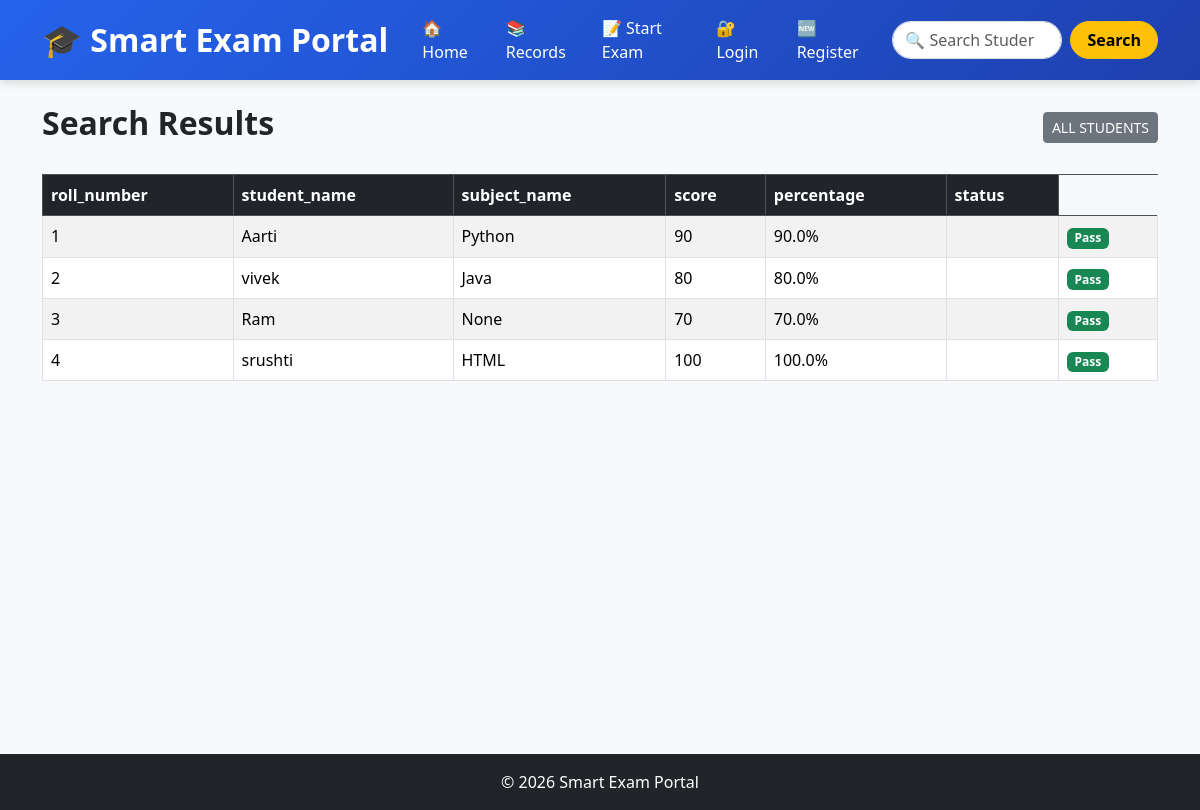
Before: /search with the older database file.
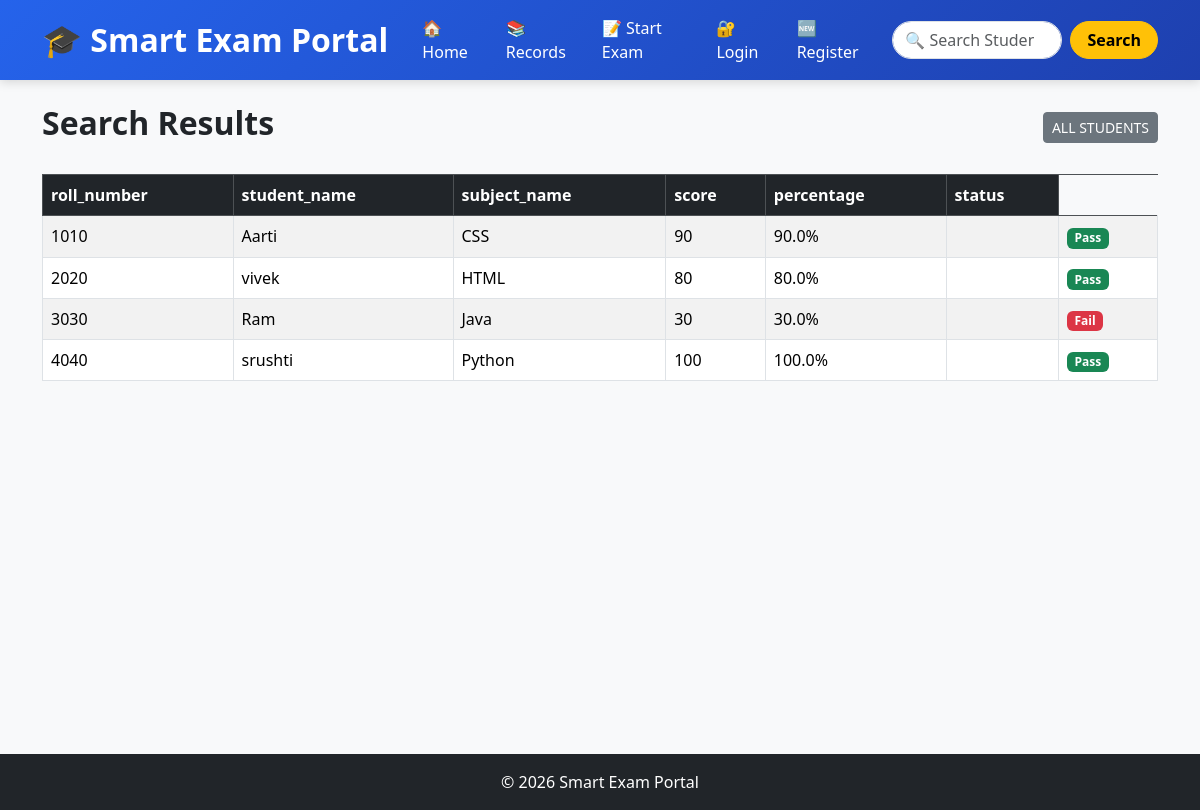
After: the same page with the newer database file.
### tables this page shows
CREATE TABLE students (
    id INTEGER PRIMARY KEY AUTOINCREMENT,
    roll_number INTEGER,
    subject_name TEXT,
    student_name TEXT,
    score INTEGER,
    percentage REAL,
    exam_date TEXT
, subject_id INTEGER, photo TEXT DEFAULT 'default.jpg');

CREATE TABLE subjects (
        id INTEGER PRIMARY KEY AUTOINCREMENT,
        name TEXT NOT NULL UNIQUE
    );

### smart_exam_portal/app.py (the view)
@app.route("/search")
def search():
    q = request.args.get("q", "")
    conn = get_db()
    if q:
        students = conn.execute("""
            SELECT
                students.id,
                students.roll_number,
                students.student_name,
                students.score,
                students.percentage,
                students.exam_date,
                students.photo,
                subjects.name AS subject_name
            FROM students
            LEFT JOIN subjects
            ON students.subject_id = subjects.id
            WHERE students.student_name LIKE ?
            OR CAST(students.roll_number AS TEXT) LIKE ?
        """, (f"%{q}%", f"%{q}%")).fetchall()
    else:
        students = conn.execute("""
            SELECT
                students.id,
                students.roll_number,
                students.student_name,
                students.score,
                students.percentage,
                students.exam_date,
                subjects.name AS subject_name
            FROM students
            LEFT JOIN subjects
            ON students.subject_id = subjects.id
        """).fetchall()
    conn.close()
    return render_template(
        "search.html",
        students=students,
        query=q
    )

### smart_exam_portal/database.py (called while the page is built)
def get_db():
    conn = sqlite3.connect("myproject.db")
    conn.row_factory = sqlite3.Row
    return conn

### smart_exam_portal/templates/search.html (shortened to what this page needs)
{% extends "base.html" %}
{% block content %}
<div class="d-flex justify-content-between align-items-center mb-4">
    <h2 class="fw-bold">Search Results</h2>
    <a href="{{ url_for('records') }}"
       class="btn btn-secondary btn-sm">
        ALL STUDENTS
    </a>
</div>
{% if students|length > 0 %}
<table class="table table-striped table-bordered table-hover">
    <thead class="table-dark">
        <tr>
            <th>roll_number</th>
            <th>student_name</th>
            <th>subject_name</th>
            <th>score</th>
            <th>percentage</th>
            <th>status</th>
        </tr>
    </thead>
    <tbody>
        {% for student in students %}
        <tr>
            <td>{{ student.roll_number }}</td>
            <td>{{ student.student_name }}</td>
            <td>{{ student.subject_name }}</td>
            <td>{{ student.score }}</td>
            <td>{{ student.percentage }}%</td>
            <td>{{ student.status }}</td>
            <td>
                {% if student.percentage >= 40 %}
                    <span class="badge bg-success">
                        Pass
                    </span>
                {% else %}
                    <span class="badge bg-danger">
                        Fail
                    </span>
                {% endif %}
            </td>
        </tr>
        {% endfor %}
    </tbody>
</table>
{% endif %}
{% endblock %}

Changed rows visible on the page:
removed students: roll_number "1", student_name "Aarti", subject_name "Python", score "90", percentage "90.0", shows "Pass"
removed students: roll_number "2", student_name "vivek", subject_name "Java", score "80", percentage "80.0", shows "Pass"
removed students: roll_number "3", student_name "Ram", subject_name "None", score "70", percentage "70.0", shows "Pass"
removed students: roll_number "4", student_name "srushti", subject_name "HTML", score "100", percentage "100.0", shows "Pass"
added students: roll_number "1010", student_name "Aarti", subject_name "CSS", score "90", percentage "90.0", shows "Pass"
added students: roll_number "2020", student_name "vivek", subject_name "HTML", score "80", percentage "80.0", shows "Pass"
added students: roll_number "3030", student_name "Ram", subject_name "Java", score "30", percentage "30.0", shows "Fail"
added students: roll_number "4040", student_name "srushti", subject_name "Python", score "100", percentage "100.0", shows "Pass"
